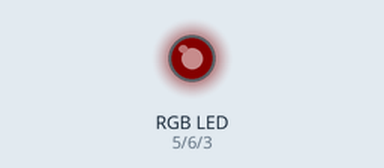
A sketch run on a simulated Arduino Uno, built with avr-gcc and run on an emulated ATmega328P. On the bench: an RGB LED mixed from three pins (HIGH = lit). Dim RGB values are drawn brighter than linear.

Above: at 0.15 s.
At 5.25 s:
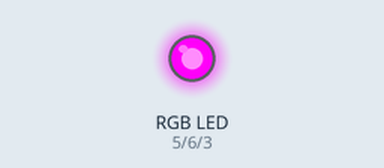
At 10.35 s:
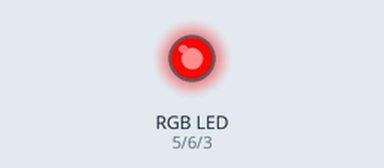
At 20.02 s:
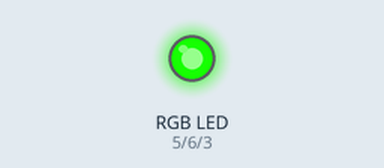
At 29.92 s:
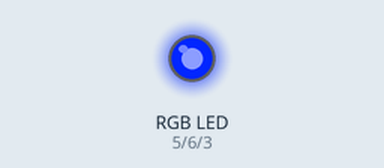
At 39.83 s:
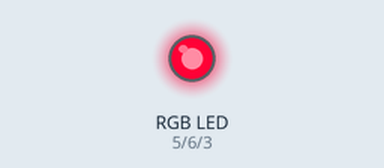
Timing chart, 0 to 40.0 s (numbered marks = the images above):
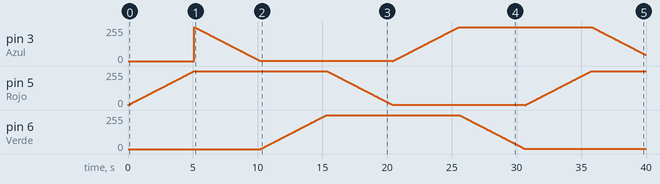

The sketch:

_010_ControlLED_RGB.ino
```cpp
#define Rojo 5
#define Verde 6
#define Azul 3
void setup() { //Configuraciones. Pines 3, 5 y 6 como salida
  pinMode(Rojo, OUTPUT);
  pinMode(Verde, OUTPUT);
  pinMode(Azul, OUTPUT);
}
void loop() {
  int red, green, blue; //Variables bucles color
   //Bucle cambio azul a violeta
  for (red = 0; red < 256; red++) {
    analogWrite(Rojo, red);
    delay(20);
  }
  //Bucle cambio violeta a rojo
  for (blue = 255; blue > 0; blue--) {
    analogWrite(Azul, blue);
    delay(20);
  }
  //Bucle cambio rojo a amarillo
  for (green = 0; green < 256; green++) {
    analogWrite(Verde, green);
    delay(20);
  }
  //Bucle cambio amarillo a verde
  for (red = 255; red > 0; red--) {
    analogWrite(Rojo, red);
    delay(20);
  }
  //Bucle cambio verde a azul
  for (blue = 0; blue < 256; blue++) {
    analogWrite(Azul, blue);
    delay(20);
  }
  //Bucle cambio cian a azul
  for (green = 255; green > 0; green--) {
    analogWrite(Verde, green);
    delay(20);
  }
}
```

Measured:
- by itself, pin 6 (Verde): rises from 0/255 to 255/255 in 5.1 s, then falls to 1/255 in 15.3 s
